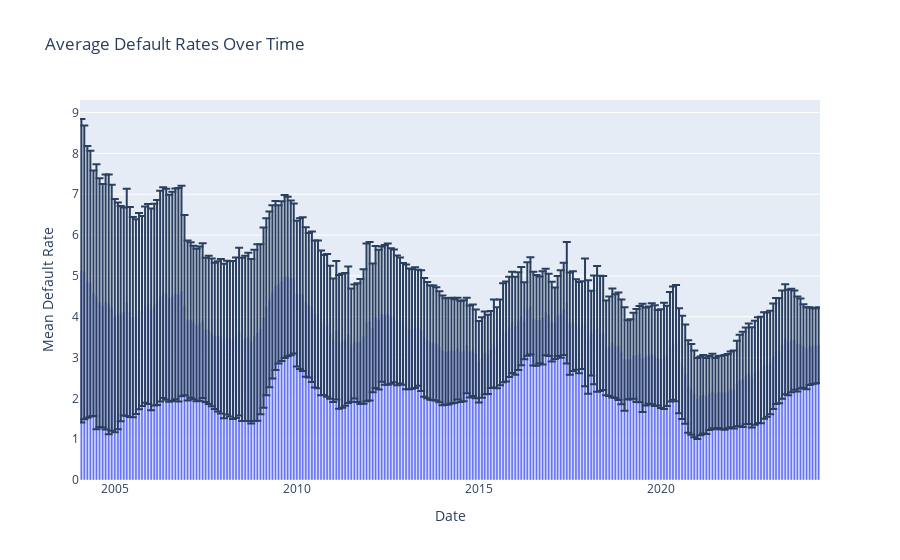

Notebook code for this chart:
### Code cell
# mean default rate and standard deviation over time
mean_default_rate = credit_df.groupby(pd.Grouper(key='year_month', freq='M'))['default_rate'].mean().reset_index()
std_default_rate = credit_df.groupby(pd.Grouper(key='year_month', freq='M'))['default_rate'].std().reset_index()

# Create Plotly figure
fig = px.bar(mean_default_rate, x='year_month', y='default_rate', title='Average Default Rates Over Time',
             labels={'default_rate': 'Mean Default Rate'},
             error_y=std_default_rate['default_rate'], error_y_minus=std_default_rate['default_rate'])
fig.update_layout(xaxis_title='Date', yaxis_title='Mean Default Rate')
fig.show()

### Figure 1 — Plotly figure (JSON) as saved in the notebook; plotly's stock layout.template omitted (floating-point values rounded to 4 significant figures; data arrays with more than 128 entries replaced by an {"elided": "..."} marker saying what was removed)
{"data": [{"alignmentgroup": "True", "error_y": {"array": {"elided": "244 float values"}, "arrayminus": {"elided": "244 float values"}}, "hovertemplate": "year_month=%{x}<br>Mean Default Rate=%{y}<extra></extra>", "legendgroup": "", "marker": {"color": "#636efa", "pattern": {"shape": ""}}, "name": "", "offsetgroup": "", "orientation": "v", "showlegend": false, "textposition": "auto", "type": "bar", "x": {"elided": "244 str values"}, "xaxis": "x", "y": {"elided": "244 float values"}, "yaxis": "y"}], "layout": {"barmode": "relative", "legend": {"tracegroupgap": 0}, "title": {"text": "Average Default Rates Over Time"}, "xaxis": {"anchor": "y", "domain": [0, 1], "title": {"text": "Date"}}, "yaxis": {"anchor": "x", "domain": [0, 1], "title": {"text": "Mean Default Rate"}}}}
